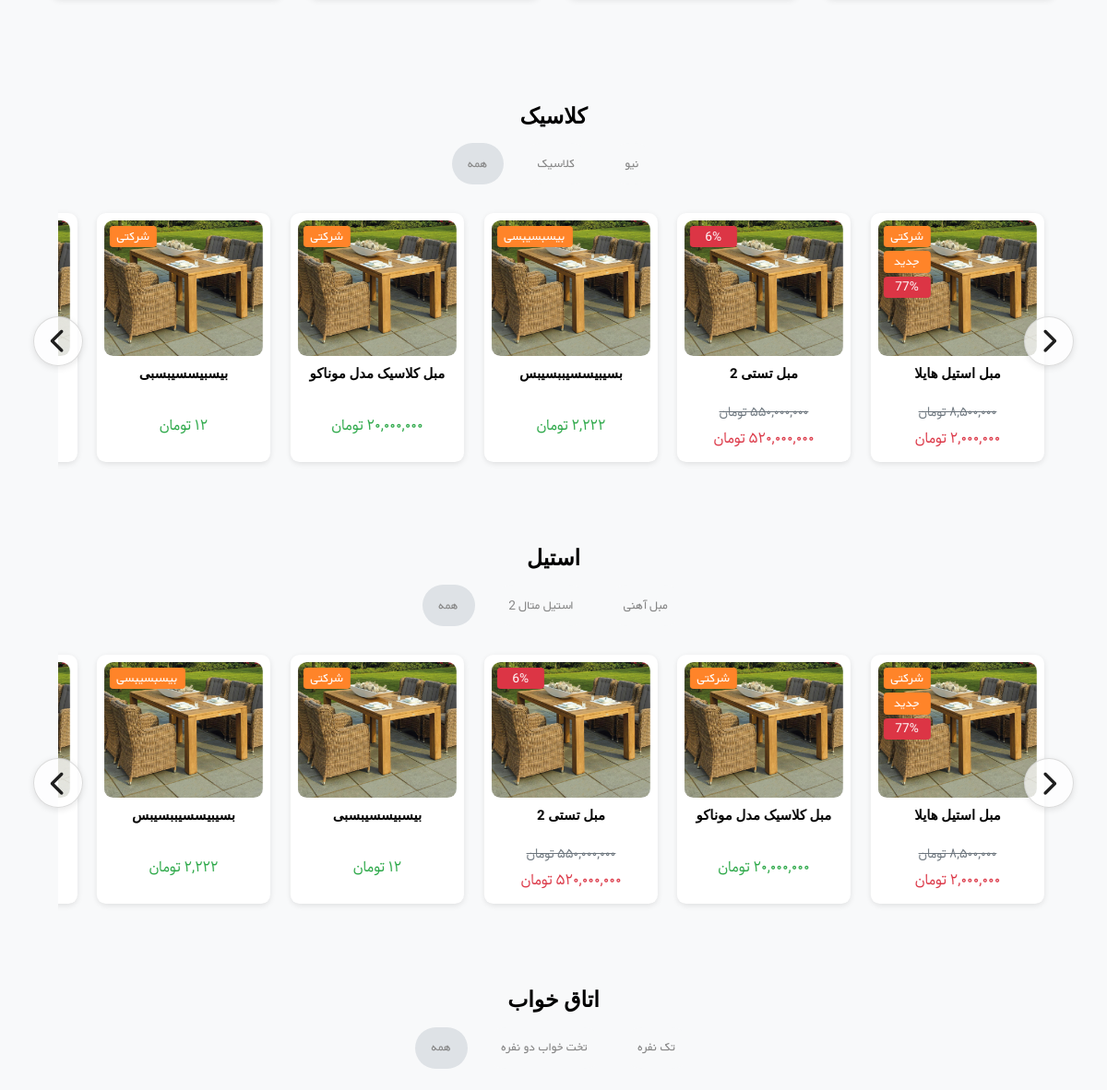
Before: / (middle part) with the older database file.
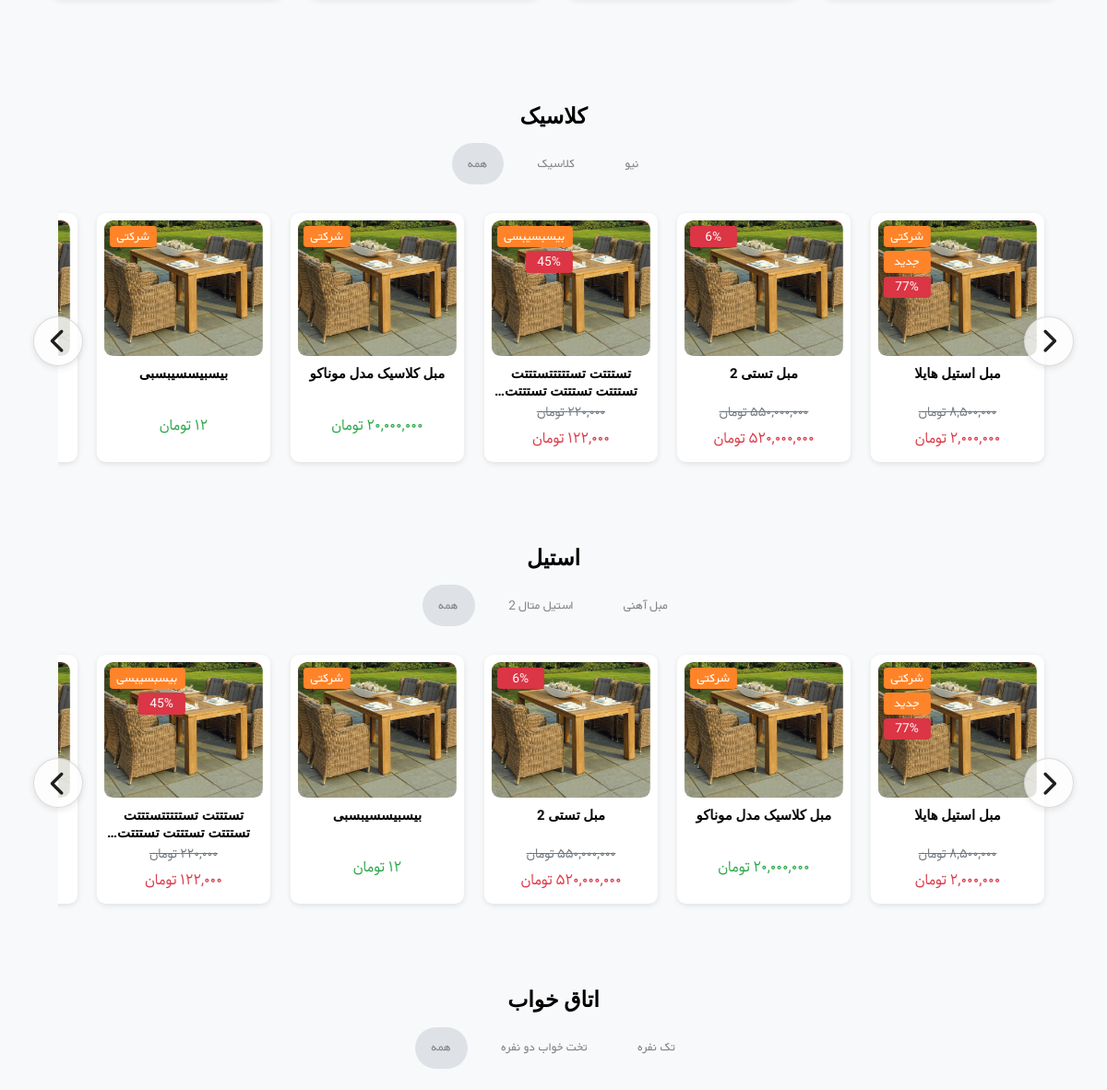
After: the same page with the newer database file.
### product_module/models.py (models this page shows, shortened)
class Product(models.Model):
    title = models.CharField(max_length=300, verbose_name='نام محصول')
    product_quantity = models.BooleanField(verbose_name='موجودی محصول', default=True, null=True)
    image = models.ImageField(upload_to='images/products', null=True, blank=True, verbose_name='تصویر محصول')
    category = models.ManyToManyField(ProductCategory, related_name='product_categories', verbose_name='دسته بندی ها')
    discount_price = models.IntegerField(verbose_name='قیمت تخفیف', null=True)
    price = models.IntegerField(verbose_name='قیمت اصلی')
    cheque_price = models.IntegerField(null=True, blank=True, verbose_name='قیمت چکی')
    slug = models.SlugField(default="", null=False, db_index=True, blank=True, max_length=200, unique=True, verbose_name='عنوان در url', allow_unicode=True)
    short_description = RichTextField(null=True, blank=True, verbose_name='توضیح کوتاه')
    description = RichTextField(null=True, blank=True, verbose_name='توضیح کامل')
    badge_text = models.CharField(max_length=50, null=True, blank=True, verbose_name='متن بج (نشان)')
    is_new = models.BooleanField(
        default=False,
        verbose_name='محصول جدید؟',
        help_text='اگر این تیک فعال باشد، بج "جدید" زیر بج اصلی نمایش داده می‌شود.'
    )
    is_discount_active = models.BooleanField(verbose_name='تخفیف فعال است؟', default=False, help_text='اگر مایل به نمایش این تخفیف در سایت هستید این تیک را بزنید.')
    is_active = models.BooleanField(default=False, verbose_name='فعال / غیرفعال')
    is_delete = models.BooleanField(verbose_name='حذف شده / نشده')
    has_custom_options = models.BooleanField(
        default=False,
        verbose_name='آیا این محصول نیاز به مشخصات انتخابی دارد؟'
    )
    def get_absolute_url(self):
        return reverse('product_detail', args=[self.slug])
    def discount_percent(self):
        if self.is_discount_active and self.price and self.discount_price:
            try:
                discount = 100 - int((self.discount_price / self.price) * 100)
                return discount
            except ZeroDivisionError:
                return 0
        return None
    class Meta:
        verbose_name = 'محصول'
        verbose_name_plural = 'محصولات'

### home_module/views.py (the view)
# urls.py: path('', views.HomeView.as_view(), name='index_page_urls'),
class HomeView(TemplateView):
    template_name = 'home_module/index.html'
    def get_context_data(self, **kwargs):
        context = super().get_context_data(**kwargs)
        latest_products = Product.objects.filter(
            is_active=True,
            is_delete=False
        ).order_by('-id')[:4]
        context['latest_products'] = latest_products
        main_cats = []
        for cat in FurnitureMainCategory.objects.filter(is_active=True).order_by('order'):
            subcats = FurnitureSubCategory.objects.filter(
                is_active=True,
                main_category=cat
            ).prefetch_related('products')
            all_products = Product.objects.filter(
                furnituresubcategory__in=subcats,
                is_active=True,
                is_delete=False
            ).distinct()
            cat.subcats = subcats
            cat.all_subcat_products = all_products
            main_cats.append(cat)
        context['furniture_main_categories'] = main_cats
        hotdeal_setting = HotDealProduct.objects.first()
        context['hotdeal_setting'] = hotdeal_setting
        if hotdeal_setting and hotdeal_setting.is_active:
            hot_deal_entries = HotDealProduct.objects.select_related('product').filter(
                product__is_active=True,
                product__is_delete=False,
                countdown_expiry__gt=timezone.now()
            ).order_by('priority')[:5]
            context['hot_deals'] = hot_deal_entries
            if hot_deal_entries:
                context['hot_deal_expiry'] = hot_deal_entries[0].countdown_expiry
        else:
            context['hot_deals'] = []
            context['hot_deal_expiry'] = None
        context['home_video'] = HomeVideoSection.objects.filter(is_active=True).first()
        dynamic_categories = ProductCategory.objects.filter(
            is_active=True,
            is_delete=False
        ).annotate(
            product_count=Count(
                'product_categories',
                filter=Q(product_categories__is_active=True, product_categories__is_delete=False)
            )
        )
        context['dynamic_categories'] = dynamic_categories
        context['department_cards'] = DepartmentCard.objects.filter(
            is_active=True
        ).order_by('id')[:4]
        return context

### polls/templatetags/poll_extras.py (called while the page is built)
def to_persian_numbers(text):
    persian_digits = '۰۱۲۳۴۵۶۷۸۹'
    english_digits = '0123456789'
    translation_table = str.maketrans(english_digits, persian_digits)
    return str(text).translate(translation_table)

@register.filter(name='three_digits_currency')
def three_digits_currency(value: int):
    formatted_value = '{:,}'.format(value) + ' تومان'
    return to_persian_numbers(formatted_value)

### site_module/context_processors.py (called while the page is built)
def site_settings(request):
    try:
        site_settings = SiteSettings.objects.filter(is_main_settings=True).first()
        return {
            'site_settings': site_settings
        }
    except Exception:
        return {
            'site_settings': None
        }

### home_module/templates/home_module/index.html (shortened to what the changed rows need)
{% extends 'shared/_layout.html' %}
{% load poll_extras %}
{% block content %}
        <main>
           {% for main_cat in furniture_main_categories %}
<section class="bg-light" data-section="section{{ forloop.counter }}" dir="rtl">
  <div class="container main-furniture-section" id="maincat{{ main_cat.id }}">
    <div class="furniture-title">{{ main_cat.title }}</div>
<div class="furniture-category-tabs mb-3">
  {% for subcat in main_cat.subcats %}
    <button class="furniture-category-btn"
            data-subcategory="subcat{{ main_cat.id }}_{{ forloop.counter }}">
      {{ subcat.name }}
    </button>
  {% endfor %}
  <button class="furniture-category-btn active"
          data-subcategory="subcat{{ main_cat.id }}_all">همه</button>
</div>
    <div class="furniture-products-wrapper position-relative">
      <div class="subcategory-products" id="subcat{{ main_cat.id }}_all">
        <div class="furniture-slider owl-carousel" id="furniture-slider-{{ main_cat.id }}-all">
          {% for product in main_cat.all_subcat_products|slice:":10" %}
            <div class="furniture-product-card-wrapper">
             <a href="{{ product.get_absolute_url }}">
              <div class="furniture-product-card position-relative">
                  {% if product.images.all %}
                  {% with main_image=product.images.first %}
                   {% if main_image.alt_text %}
                    <img id="main-product-image" src="{{ main_image.image.url }}" alt="{{ main_image.alt_text }}" class="furniture-product-image">
                   {% else %}
                    <img id="main-product-image" src="{{ main_image.image.url }}" alt="{{ product.title }}" class="furniture-product-image">
                   {% endif %}
                  {% endwith %}
                 {% elif product.image %}
                   <img id="main-product-image" src="{{ product.image.url }}" alt="{{ product.title }}" class="furniture-product-image">
                 {% endif %}
                {% if product.badge_text or product.is_new or product.discount_percent %}
                <div class="product__flash-4 position-absolute top-15 start-20 d-flex flex-column align-items-start gap-1 pl-10 pt-10 style="z-index: 2;">
                  {% if product.badge_text %}
                    <span class="badge badge-neutral rect-badge-sm">{{ product.badge_text }}</span>
                  {% endif %}
                  {% if product.is_new %}
                    <span class="badge badge-neutral rect-badge-sm">جدید</span>
                  {% endif %}
                  {% if product.discount_percent %}
                    <span class="badge badge-danger titr-font rect-badge-sm">{{ product.discount_percent }}%</span>
                  {% endif %}
                </div>
                {% endif %}
                <div class="furniture-product-name">{{ product.title }}</div>
                <div class="furniture-product-price titr-font">
                  {% if product.is_discount_active and product.discount_price %}
                    <del class="text-muted d-block titr-font">{{ product.price|three_digits_currency }}</del>
                    <span class="text-danger d-block titr-font">{{ product.discount_price|three_digits_currency }}</span>
                  {% else %}
                    <span class="d-block titr-font">{{ product.price|three_digits_currency }}</span>
                  {% endif %}
                </div>
              </div>
             </a>
            </div>
          {% endfor %}
        </div>
        <div class="hot-slider-nav furniture-slider-prev" data-target="#furniture-slider-{{ main_cat.id }}-all">
          <button class="nav-button-circle" aria-label="Next"><i class="far fa-chevron-right"></i></button>
        </div>
        <div class="hot-slider-nav furniture-slider-next" data-target="#furniture-slider-{{ main_cat.id }}-all">
          <button class="nav-button-circle" aria-label="Prev"><i class="far fa-chevron-left"></i></button>
        </div>
      </div>
    </div>
  </div>
</section>
{% endfor %}
        </main>
{% endblock %}

Changed rows visible on the page:
changed Product "بیسبسیبسی": is_discount_active False → True (drawn); discount_percent (not shown) → "45"; title "بسیبیسسیببسیبس" → "تستتتت تستتتتتستتتت تستتتت تستتتت…"; discount_price|three_digits_currency (not shown) → "۱۲۲,۰۰۰ تومان"; price|three_digits_currency "۲,۲۲۲ تومان" → "۲۲۰,۰۰۰ تومان"
